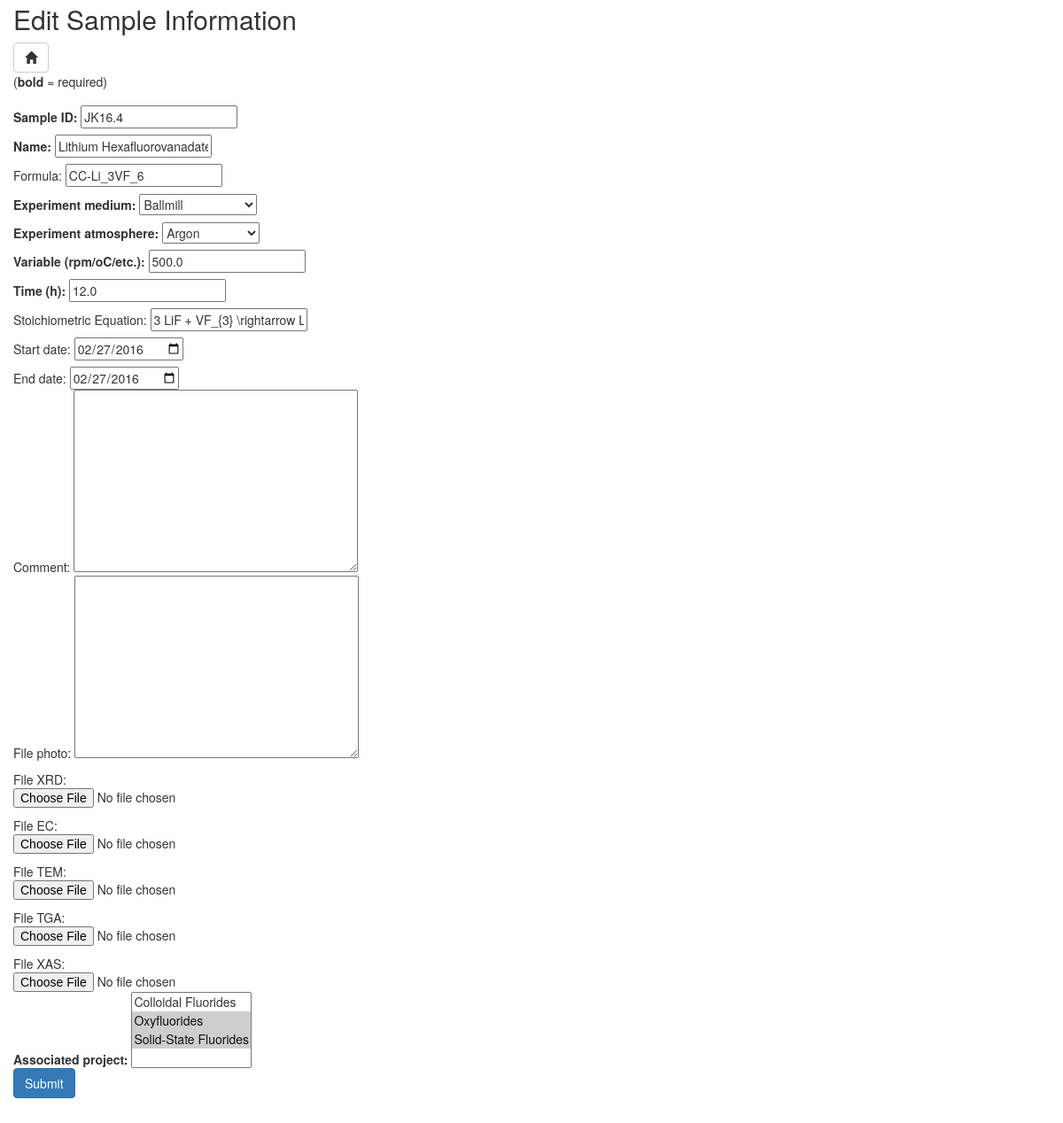
The page /edit/1/ on the database as committed earlier.
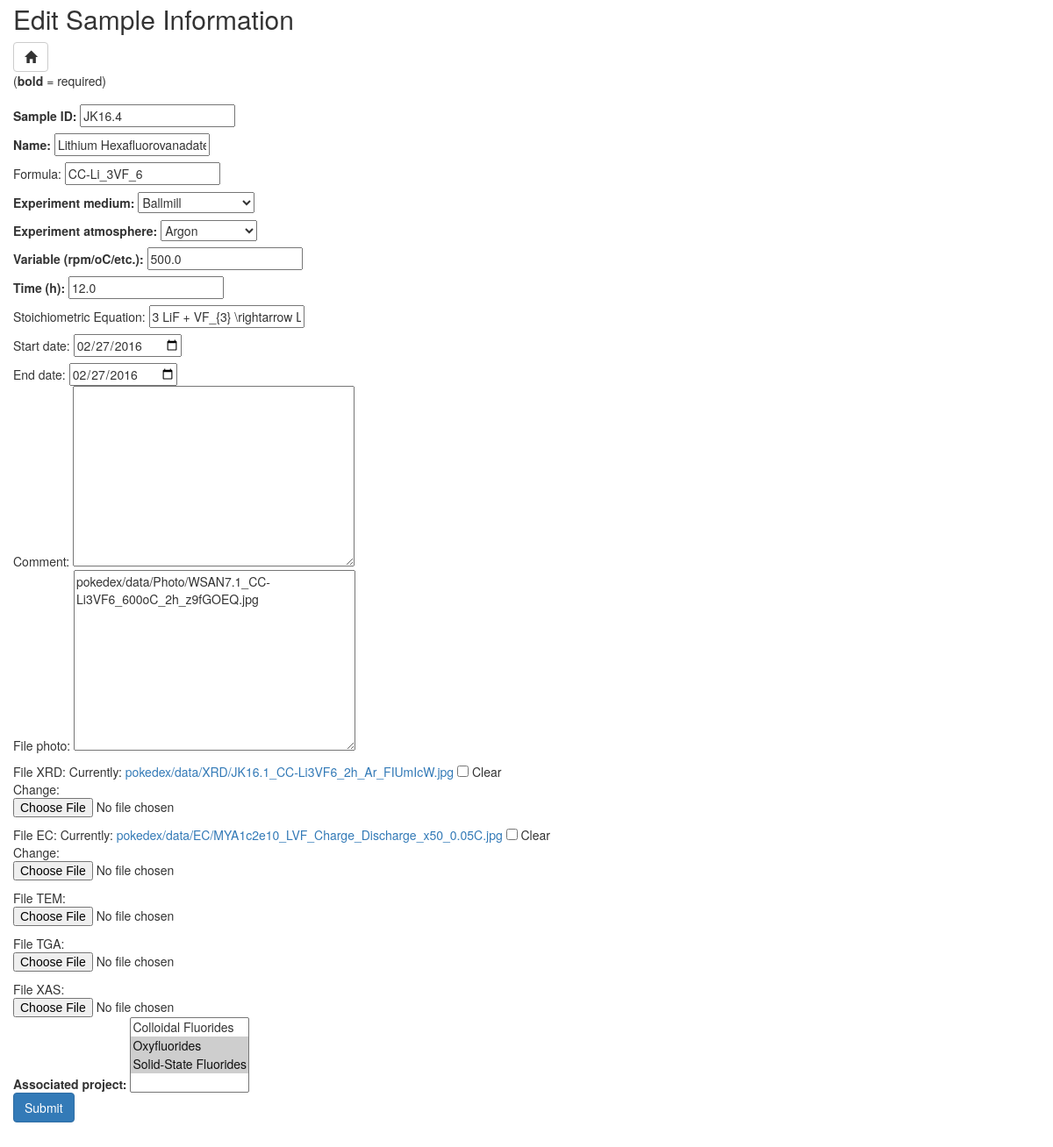
The same page on the database as committed later.
### pokedex/models.py (models this page shows, shortened)
class Sample(models.Model):
	sample_number = models.CharField(max_length=10, db_index=True)
	name = models.CharField(max_length=200, db_index=True)
	formula = models.CharField(max_length=50, db_index=True, blank=True)
	stripped_formula = models.CharField(max_length=50, db_index=True, blank=True)
	AVAILABLE_MEDIUMS = [
		('Ballmill', 'Ballmill'),
		('Tube: Borosilicate', 'Tube: Borosilicate'),
		('Tube: Quartz', 'Tube: Quartz'),
		('Tube: Alumina', 'Tube: Alumina'),
	]
	AVAILABLE_ATMOSPHERES = [
		('Argon', 'Argon'),
		('5%H2:95%N2', '5%H2:95%N2'),
		('Oxygen', 'Oxygen'),
		('Nitrogen', 'Nitrogen'),
		('Air', 'Air'),
	]
	experiment_medium = models.CharField(max_length=50, choices=AVAILABLE_MEDIUMS)
	experiment_atmosphere = models.CharField(max_length=50, choices=AVAILABLE_ATMOSPHERES)
	experiment_variable = models.FloatField(null=True, blank=True)
	experiment_time = models.FloatField(blank=True, null=True)
	experiment_equation = models.CharField(max_length=200, blank=True)
	variable_units = models.CharField(max_length=5, blank=True)
	file_photo = ImageCropField(blank=True, null=True, upload_to=root_file_storage+'Photo')
	cropping = ImageRatioField('file_photo', '300x300')
	file_XRD = models.FileField(upload_to=root_file_storage+'XRD', null=True, blank=True, validators=[validate_file_extension])
	file_EC = models.FileField(upload_to=root_file_storage+'EC', null=True, blank=True, validators=[validate_file_extension])
	file_TEM = models.FileField(upload_to=root_file_storage+'TEM', null=True, blank=True, validators=[validate_file_extension])
	file_TGA = models.FileField(upload_to=root_file_storage+'TGA', null=True, blank=True, validators=[validate_file_extension])
	file_XAS = models.FileField(upload_to=root_file_storage+'XAS', null=True, blank=True, validators=[validate_file_extension])
	start_date = models.DateField(null=True, default=datetime.date.today)
	end_date = models.DateField(null=True, default=datetime.date.today)
	associated_project = models.ManyToManyField('Project')
	user = models.ForeignKey(User, blank=True, null=True)
	comment = models.TextField(blank=True)
	class Meta:
		ordering = ['sample_number']

### pokedex/views.py (the view, shortened to what this page needs)
class EditSampleView(UpdateView):
	template_name = 'sample_edit.html'
	template_object_name = 'sample'
	model = Sample
	form_class = SampleForm
	def get_object(self):
		id = self.kwargs['id']
		sample = Sample.objects.get(id=id)
		return sample

### pokedex/models.py (called while the page is built)
	def __str__(self):
		return "{name}".format(name=self.name)

### pokedex/templates/sample_edit.html (shortened to what this page needs)
{% extends 'base.html' %}
{% load staticfiles %}
{% load cropping %}
{% block content %}
<head>
</head>
<h2>
	Edit Sample Information
</h2>
<a href="{% url 'home' %}" class="btn btn-default">
	<span class="glyphicon glyphicon-home"></span>
</a>
<p>(<b>bold</b> = required)</p>
<div>
	<form enctype="multipart/form-data" name="{{ sample_form.form_name }}" id="add_sample_form" method="POST" action="">
{% for field in form %}
    <div class="fieldWrapper">
        {{ field.label_tag }} {{ field }}
    </div>
{% endfor %}
	 <input type="submit" value="Submit" ng-disabled="{{ form.form_name }}.$invalid" class="btn btn-primary" />
	</form>
</div>
{% endblock %}

Rows that differ between the two databases and show on the page:
changed Sample "JK16.4": file_photo (not shown) → "pokedex/data/Photo/WSAN7.1_CC-Li3VF6_600oC_2h_z9fGOEQ.jpg"
Other text that changed with them:
new list line: "Currently: pokedex/data/XRD/JK16.1_CC-Li3VF6_2h_Ar_FIUmIcW.jpg Clear Change: ☐"
new list line: "Currently: pokedex/data/EC/MYA1c2e10_LVF_Charge_Discharge_x50_0.05C.jpg Clear Change: ☐"
